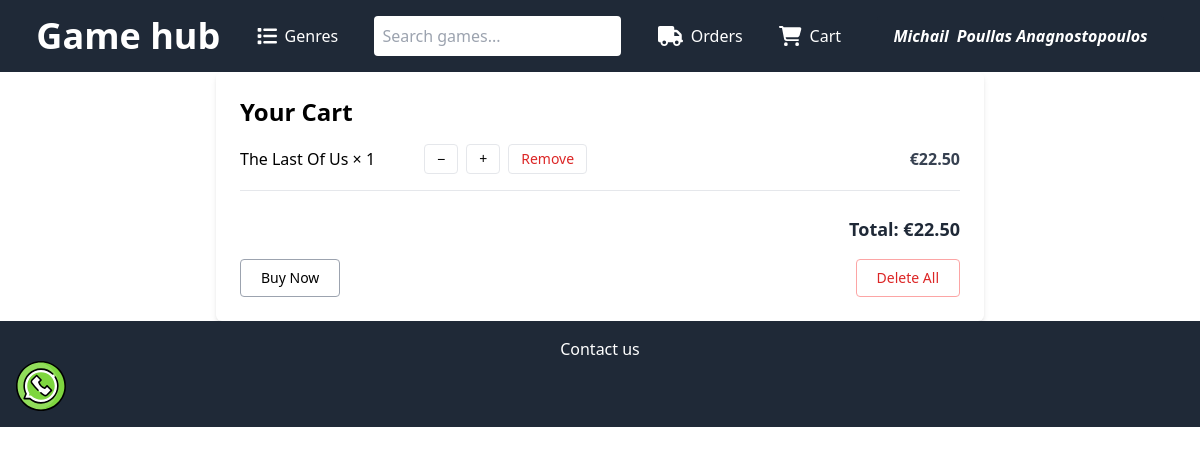
Before: /cart/ (signed in) with the older database file.
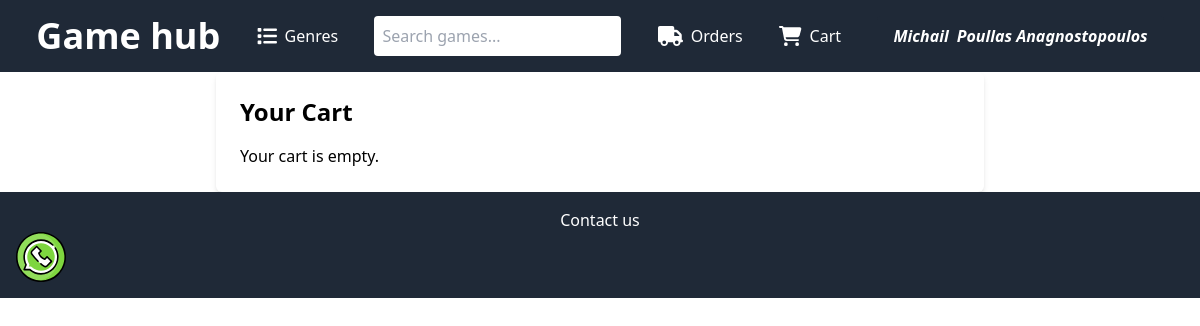
After: the same page with the newer database file.
### game/models.py (models this page shows, shortened)
class CartItem(models.Model):
    game = models.ForeignKey(Game, on_delete=models.CASCADE)
    quantity = models.PositiveIntegerField(default=0)
    user = models.ForeignKey(settings.AUTH_USER_MODEL, on_delete=models.CASCADE)
    def total_price(self):
        return self.game.discounted_price() * self.quantity

class Game(models.Model):
    title = models.CharField(max_length=50)
    description = models.TextField()
    genres = models.ManyToManyField(Game_Genre, related_name= 'GENRE_CHOICES')
    release_date = models.DateField()
    image = models.ImageField(upload_to='games_images', blank=True, null=True, help_text="Upload an image file")
    image_url = models.URLField(blank=True, null=True, help_text="Or provide an image URL")
    price = models.DecimalField(max_digits=10, decimal_places=2)
    console = models.CharField(max_length=50, choices=Console_CHOICES)
    trailer = models.URLField(default='', blank=True)
    min_age = models.IntegerField(
        choices=MIN_AGE_CHOICES,
        default=0
    )
    discount = models.DecimalField(
        max_digits=4, decimal_places=2,
        default=0.0, blank=True
    )
    min_cpu = models.CharField(max_length=100, default="N/A", blank=True, verbose_name="Minimum CPU")
    min_gpu = models.CharField(max_length=100, default="N/A", blank=True, verbose_name="Minimum GPU")
    min_ram = models.CharField(max_length=20, default="N/A", blank=True, verbose_name="Minimum RAM")
    min_storage = models.CharField(max_length=20, default="N/A", blank=True, verbose_name="Minimum Storage")
    rec_cpu = models.CharField(max_length=100, default="N/A", blank=True, verbose_name="Recommended CPU")
    rec_gpu = models.CharField(max_length=100, default="N/A", blank=True, verbose_name="Recommended GPU")
    rec_ram = models.CharField(max_length=20, default="N/A", blank=True, verbose_name="Recommended RAM")
    rec_storage = models.CharField(max_length=20, default="N/A", blank=True, verbose_name="Recommended Storage")
    def discounted_price(self):
        if self.discount > 0:
            price = (self.price * (1 - self.discount / 100))
        else:
            price = self.price
        return price

### game/views.py (the view)
# urls.py: path('cart/', views.view_cart, name='view_cart'),
def view_cart(request):
    if not request.user.is_authenticated:
        return render(request, 'cart.html')
    cart_items = CartItem.objects.filter(user=request.user)
    total = sum(item.total_price() for item in cart_items)
    return render(request, 'cart.html', {'cart_items': cart_items, 'total': total})

### game/templates/cart.html (shortened to what this page needs)
{% extends "base.html" %}
{% block content %}
  {% if not user.is_authenticated %}
    <div class="bg-yellow-100 text-yellow-800 border border-yellow-300 p-4 rounded mb-6">
      You need to <a href="{% url 'login' %}" class="underline text-blue-600">log in</a> to add or view items in your cart.
    </div>
  {% else %}
    <div class="max-w-3xl mx-auto p-6 bg-white shadow-md rounded-md">
      <h1 class="text-2xl font-bold mb-4">Your Cart</h1>
      <ul class="space-y-4">
        {% for item in cart_items %}
          <li class="grid grid-cols-4 items-center gap-4 border-b pb-4">
            <div class="col-span-1 font-medium">
              {{ item.game.title }} × {{ item.quantity }}
            </div>
            <div class="col-span-2 flex gap-2">
              <form method="post" action="{% url 'decrease_quantity' item.pk %}">
                <button type="submit" class="text-sm px-3 py-1 border rounded hover:bg-gray-200">−</button>
              </form>
              <form method="post" action="{% url 'increase_quantity' item.pk %}">
                <button type="submit" class="text-sm px-3 py-1 border rounded hover:bg-gray-200">+</button>
              </form>
              <form method="post" action="{% url 'remove_from_cart' item.pk %}">
                <button type="submit" class="text-sm px-3 py-1 border text-red-600 rounded hover:bg-red-100">Remove</button>
              </form>
            </div>
            <div class="text-right font-semibold text-gray-700">
              €{{ item.total_price|floatformat:2 }}
            </div>
          </li>
        {% empty %}
          <li>Your cart is empty.</li>
        {% endfor %}
      </ul>
      {% if cart_items %}
      <div class="flex justify-end mt-6">
        <p class="text-lg font-semibold text-gray-800">Total:
          €{{ total|floatformat:2 }}
        </p>
      </div>
      <div class="flex justify-between mt-4">
        <form method="post" action="{% url 'buy_now' %}">
          <button type="submit" class="text-sm px-5 py-2 border border-gray-400 rounded hover:bg-gray-100">
            Buy Now
          </button>
        </form>
        <form method="post" action="{% url 'delete_all_cart_items' %}">
          <button type="submit" class="text-sm px-5 py-2 border border-red-300 text-red-600 rounded hover:bg-red-100">
            Delete All
          </button>
        </form>
      </div>
      {% endif %}
    </div>
  {% endif %}
{% endblock %}

Changed rows visible on the page:
removed CartItem: game "The Last Of Us", quantity "1", total_price "22.50"
Other visible differences:
{{ total|floatformat:2 }}: "22.50" → (not shown)
text no longer shown: "Total: € Buy Now Delete All"
text now shown: "Your cart is empty."
